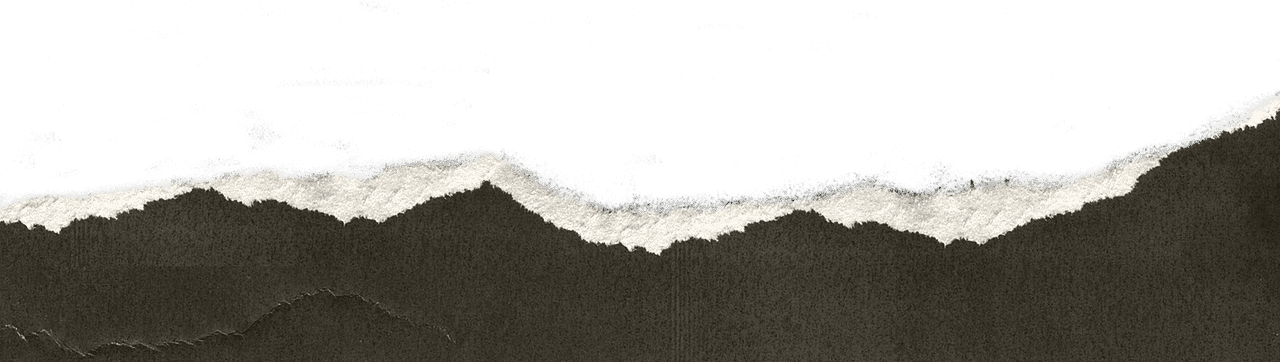
#> input picture app/core/版型/撕紙邊.png, 1280 x 362 px
$ python torn_overlay.py
#> lines starting #> are read from the running program, lines starting #| are printed output that depends on the picture; after the words box and inside, x2 and y2 are one past the last pixel; in counts of white or black regions, pixels touching at a corner belong together
# -*- coding: utf-8 -*-
# 撕紙版型的接縫：一條近直線的撕紙白邊（纖維感），剛好蓋住上下兩段影片的交接處
# 上下影片都是矩形，不用照弧度裁，換影片可以直接在 CapCut 替換

import random

import numpy as np
from PIL import Image, ImageDraw, ImageFilter

W, H = 1080, 1920
SEAM_Y = 1000          # 接縫中心（畫布像素）
WAVE = 10              # 線的起伏幅度（接近直線）
FIBER = (16, 34)       # 纖維帶厚度範圍（上緣）
OVERLAP = 60           # 上下影片在接縫處重疊的像素（確保不露縫）


def seam_box_top():
    return [0, 0, W, SEAM_Y + OVERLAP // 2]


def seam_box_bottom():
    return [0, SEAM_Y - OVERLAP // 2, W, H]


def _line(seed=7):
    rnd = random.Random(seed)
    xs = np.arange(W)
    # 幾個慢波＋細碎抖動，整體接近直線
    y = SEAM_Y + WAVE * np.sin(xs / 260 + 0.8) * 0.6 + WAVE * 0.4 * np.sin(xs / 90 + 2.1)
    jit = np.cumsum(np.array([rnd.uniform(-1, 1) for _ in xs])) * 0.25
    jit -= np.linspace(jit[0], jit[-1], W)
    return y + jit


def _ref_strip():
    """從 Vivian 給的撕紙參考圖（版型/撕紙邊.png，透明 PNG）把紙邊的纖維帶拉直成一條：回傳 RGBA 陣列 (STRIP_H, W_ref)"""
    import os, sys
    cands = [os.path.join(os.path.dirname(os.path.abspath(__file__)), "版型", "撕紙邊.png")]
    base = getattr(sys, "_MEIPASS", None)
    if base:
        cands.insert(0, os.path.join(base, "core", "版型", "撕紙邊.png"))
    src = next(c for c in cands if os.path.exists(c))
    a = np.asarray(Image.open(src).convert("RGBA")).astype(float)
    A, L = a[..., 3], a[..., :3].mean(-1)
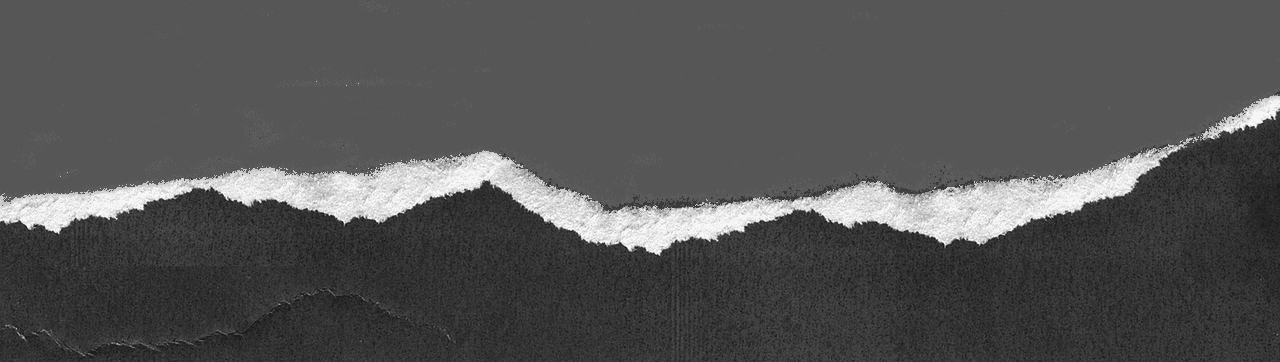
#> L: shape (362, 1280) float64; min 29, max 246.3, mean 83.5
    H, Wr = A.shape
#> H = 362; Wr = 1280
    solid = (A > 200) & (L < 120)                    # 深色紙
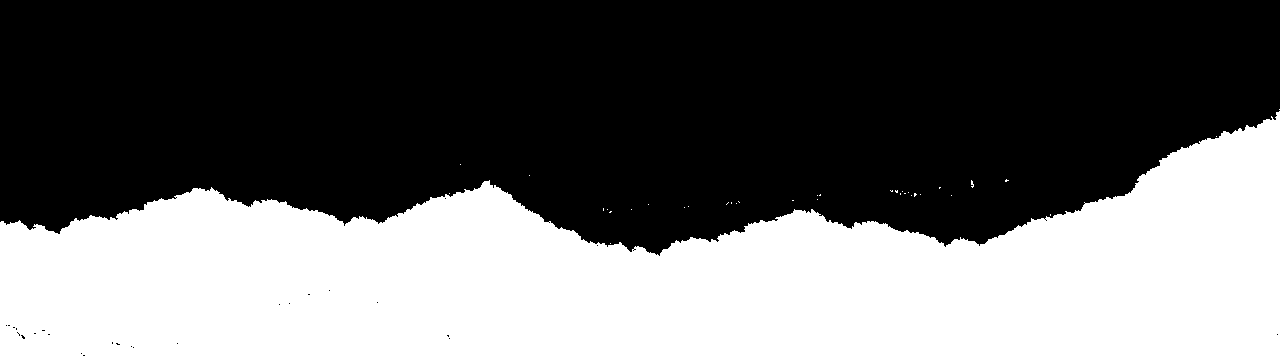
#> solid: shape (362, 1280) bool; 42.1% white; 36 white regions (35 under 20 px), largest, box (x1, y1, x2, y2) and area: (0, 111, 1280, 362) 194933
    edge = np.full(Wr, H - 1)
#> edge = 1280 values from 361 to 361
    for x in range(Wr):
        c = solid[:, x]
        for i in range(H - 8):
            if c[i:i + 8].all():
                edge[x] = i
                break
#> after the loop, edge = 1280 values, max 256 at index 659, min 111 at index 1279, mean 209.7
    strip = np.zeros((STRIP_ABOVE + STRIP_BELOW, Wr, 4), dtype=float)
    for x in range(Wr):
        y0 = edge[x] - STRIP_ABOVE
        for k in range(STRIP_ABOVE + STRIP_BELOW):
            y = y0 + k
            if 0 <= y < H:
                strip[k, x] = a[y, x]
#> this loop made 1280 passes
#> y0 on passes 1 to 3: 150, 149, 149
    # 深色紙的部分變透明（那裡是下方影片），只留淺色纖維
    dark = (strip[..., 3] > 0) & (strip[..., :3].mean(-1) < 125)
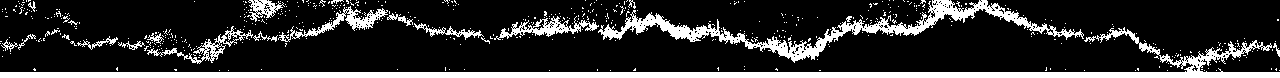
#> dark: shape (78, 1280) bool; 18.5% white; 537 white regions (515 under 20 px), largest, box (x1, y1, x2, y2) and area: (0, 27, 1280, 78) 8911, (598, 0, 1084, 63) 4735, (278, 6, 388, 42) 823
    strip[dark, 3] = 0
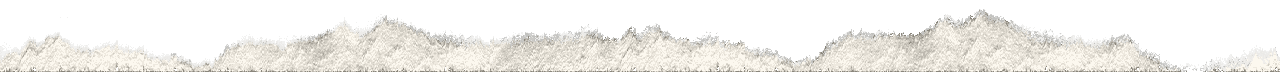
#> strip: shape (78, 1280, 4) float64; mean R, G, B, A 135.8, 149.8, 130.2, 98.5; transparent parts drawn white
    return strip


STRIP_ABOVE, STRIP_BELOW = 72, 6
CORE = 14              # 接縫上方一定實心的厚度（像素）


def draw(out_path, seed=7):
    strip = _ref_strip()
    sh, sw = strip.shape[:2]
#> sh = 78; sw = 1280
    # 寬度拉到畫布寬（1280 → 1080），纖維粗細照原圖
    band = Image.fromarray(strip.astype("uint8"), "RGBA").resize((W, sh), Image.LANCZOS)
    band = np.asarray(band).astype(float).copy()
#> band: shape (78, 1080, 4) float64
    # 不能有斷掉的地方：再疊一份左右錯開的同一條紋理，薄的地方互相補；接縫上方再鋪一條實心底
    second = np.roll(band, W // 2, axis=1)
    second[..., 3] *= 0.92
    pick = second[..., 3:4] > band[..., 3:4]
#> pick: shape (78, 1080, 1) bool; 12.8% white; 81 white regions (73 under 20 px), largest, box (x1, y1, x2, y2) and area: (954, 24, 1080, 72) 4033, (149, 9, 317, 68) 3236, (855, 14, 938, 50) 1254
    band = np.where(pick, second, band)
    core_top, core_bot = STRIP_ABOVE - CORE, STRIP_ABOVE + 3
    core = np.zeros_like(band)
    core[core_top:core_bot, :, :3] = (236, 232, 224)
    core[core_top:core_bot, :, 3] = 255
    pick = core[..., 3:4] > band[..., 3:4]
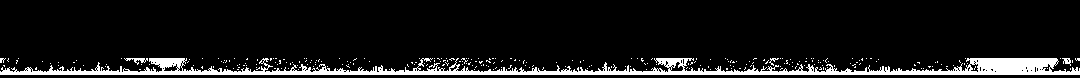
#> pick: shape (78, 1080, 1) bool; 9.2% white; 258 white regions (254 under 20 px), largest, box (x1, y1, x2, y2) and area: (0, 58, 1080, 75) 7136, (124, 58, 148, 65) 69, (1062, 58, 1071, 66) 40, (769, 58, 779, 66) 27
    band = np.where(pick, core, band)
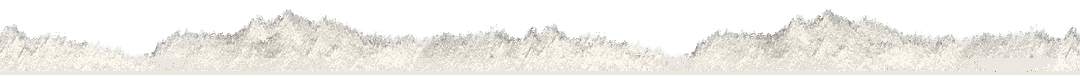
#> band: shape (78, 1080, 4) float64; mean R, G, B, A 124.5, 122.3, 117.5, 128.5; transparent parts drawn white
    y = _line(seed)
    im = np.zeros((H, W, 4), dtype=float)
    for x in range(W):
        top = int(round(y[x])) - STRIP_ABOVE
        for k in range(sh):
            yy = top + k
            if 0 <= yy < H:
                im[yy, x] = band[k, x]
    out = Image.fromarray(im.astype("uint8"), "RGBA")
    # 線下方一道淡陰影，讓上層紙有厚度
    shd = Image.new("RGBA", (W, H), (0, 0, 0, 0))
#> shd: PIL image 1080x1920 RGBA; every value is 0
    sd = ImageDraw.Draw(shd)
    for x in range(W):
        sd.line([(x, int(y[x]) + 1), (x, int(y[x]) + 7)], fill=(0, 0, 0, 70))
    shd = shd.filter(ImageFilter.GaussianBlur(2.5))
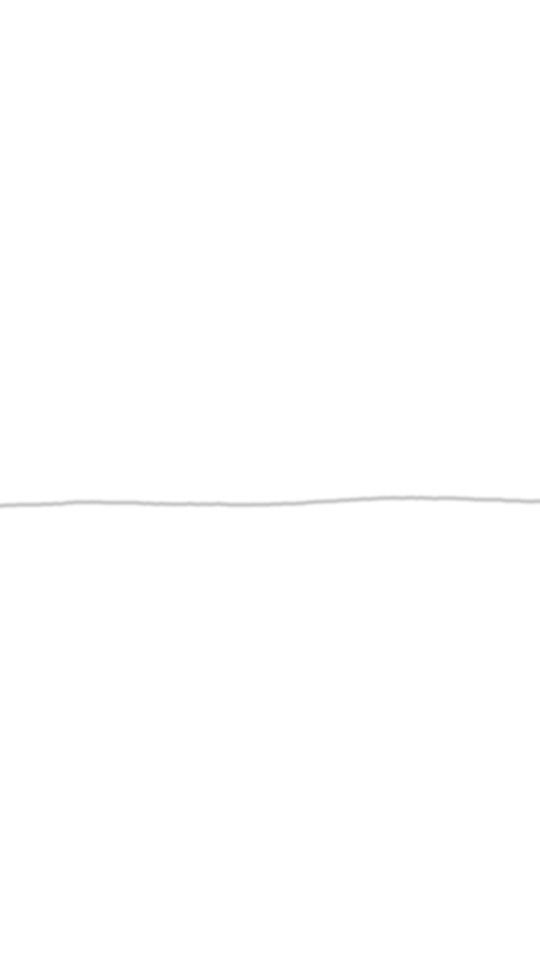
#> shd: PIL image 1080x1920 RGBA (shown at 1/2 size); mean R, G, B, A 0, 0, 0, 0.3; transparent parts drawn white
    Image.alpha_composite(shd, out).save(out_path)
    return out_path


if __name__ == "__main__":
    import sys
    print(draw(sys.argv[1] if len(sys.argv) > 1 else "torn_overlay.png"))
